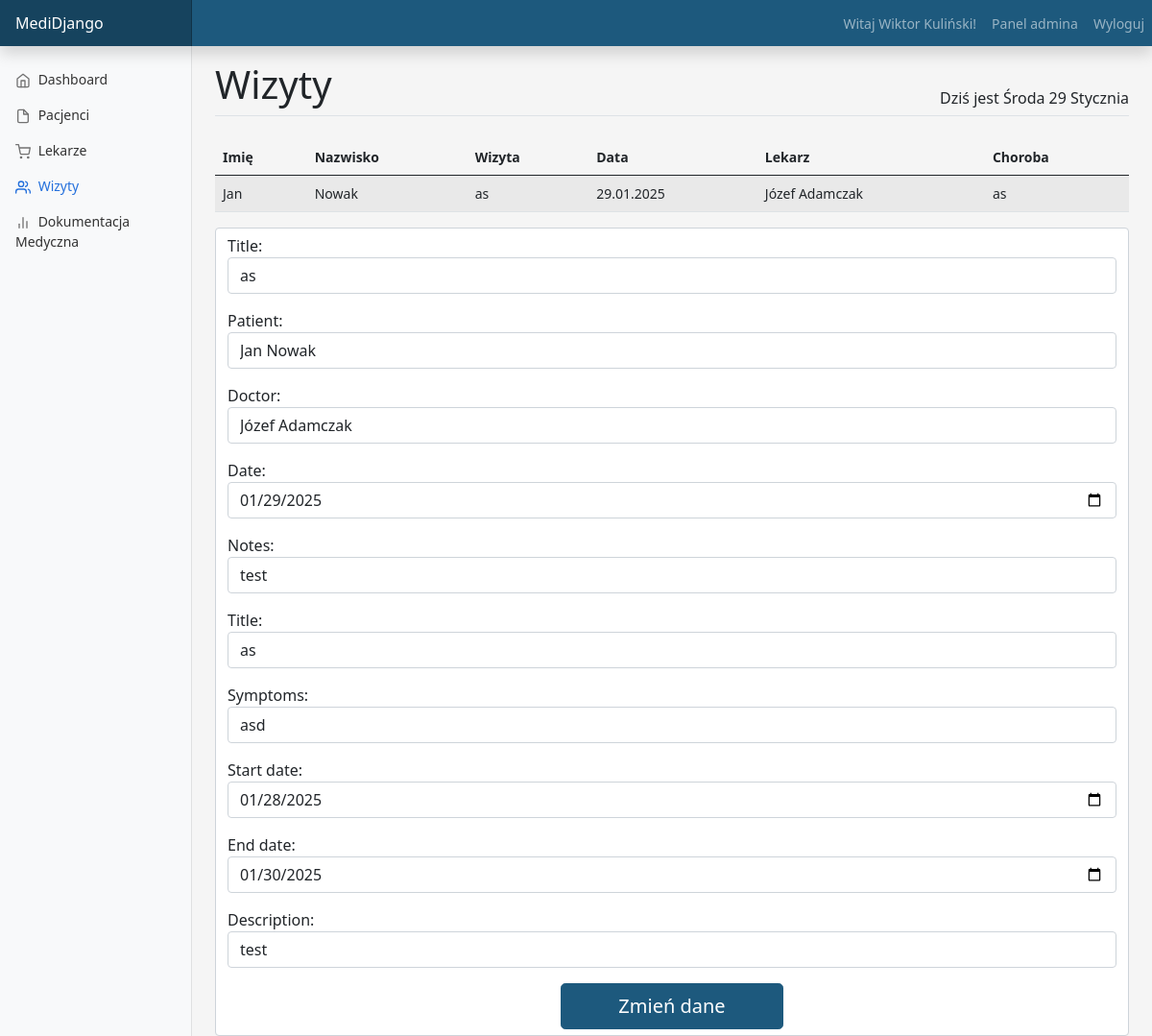
Screenshot of /visit/edit/17/ (signed in) with the database file from the repository.
### main/models.py (models this page shows, shortened)
class Patient(models.Model):
    user = models.OneToOneField(User, null=False, on_delete=models.CASCADE)
    name = models.CharField(max_length=20, default="")
    surname = models.CharField(max_length=30, default="")
    address = models.OneToOneField(Address, null=True, on_delete=models.CASCADE)
    date_of_birth = models.DateField(default='2000-01-01')
    phone_number = models.CharField(default="", null=False, max_length=9)
    def __str__(self):
        return f"{self.name} {self.surname}"

class Visit(models.Model):
    title = models.CharField(null=False, default="", max_length=20)
    patient = models.ForeignKey(Patient, on_delete=models.SET_NULL, null=True)
    doctor = models.ForeignKey(Doctor,on_delete=models.SET_NULL, null=True)
    disease = models.ForeignKey(Disease,on_delete=models.SET_NULL, null=True)
    medicine_dosage = models.OneToOneField(Dosage, on_delete=models.CASCADE, null=True,blank=True)
    notes = models.CharField(null=True, blank=True, max_length=300)
    date = models.DateField()

class Doctor(models.Model):
    user = models.OneToOneField(User, null=False, on_delete=models.CASCADE)
    address = models.OneToOneField(Address, null=False, on_delete=models.CASCADE, default="")
    name = models.CharField(max_length=20, null=False, default="")
    surname = models.CharField(max_length=20, null=False, default="")
    phone_number = models.CharField(default="", null=False, max_length=9)
    specialization = models.CharField(max_length=50, null=False, default="")
    def __str__(self):
        return f"{self.name} {self.surname}"

class Disease(models.Model):
    title = models.CharField(null=False, default="", max_length=20)
    symptoms = models.CharField(null=True, blank=True, max_length=50)
    def __str__(self):
        return str(self.title)

class Dosage(models.Model):
    start_date = models.DateField(null=False, default='2000-01-01')
    end_date = models.DateField(null=False, default='2000-01-01')
    medicine = models.ForeignKey(Medicine, on_delete=models.SET_NULL, null=True)
    patient = models.ForeignKey("Patient", on_delete=models.SET_NULL, null=True)
    description = models.CharField(null=False, default="", max_length=25)

### visits/views.py (the view, shortened to what this page needs)
# urls.py: path('visit/edit/<int:visit_id>/', views.visit_edit, name="visit_edit"),
@login_required(login_url="login")
def visit_edit(request, visit_id):
    visit = Visit.objects.get(id=visit_id)
    disease = Disease.objects.get(id=visit.disease_id)
    dosage = Dosage.objects.get(id=visit.medicine_dosage_id)
    visit_form = VisitAddForm(instance=visit)
    disease_form = DiseaseDataForm(instance=disease)
    dosage_form = DosageDataForm(instance=dosage)
    context = {'active_app': 'visits', 'visit': visit, 'visit_form': visit_form, 'disease_form': disease_form,
               'dosage_form': dosage_form}
    return render(request, 'visits/visit_edit.html', context=context)

### visits/forms.py
class VisitAddForm(forms.ModelForm):
    date = forms.DateField(widget=forms.TextInput(attrs={'type': 'date', 'class': 'form-control'}))
    class Meta:
        model = Visit
        fields = ['title','patient' ,'doctor', 'date', 'notes']
    def __init__(self, *args, **kwargs):
        super().__init__(*args, **kwargs)
        for field in self.fields.values():
            field.widget.attrs['class'] = 'form-control'

### users/forms.py
class DiseaseDataForm(forms.ModelForm):
    class Meta:
        model = Disease
        fields = ['title', 'symptoms']
    def __init__(self, *args, **kwargs):
        super().__init__(*args, **kwargs)
        for field in self.fields.values():
            field.widget.attrs['class'] = 'form-control'

### main/templatetags/have_group.py (called while the page is built)
@register.filter(name='is_receptionist')
def is_receptionist(user):
    return user.groups.filter(name='Recepcjonista').exists()

### visits/templates/visits/visit_edit.html (shortened to what this page needs)
{% extends "main/dashboard.html" %}
{% block content_title %}Wizyty{% endblock %}
{% block content_main %}
<div class="table-responsive">
        <table class="table table-striped">
            <thead>
                <tr>
                  <th scope="col">Imię</th>
                  <th scope="col">Nazwisko</th>
                  <th scope="col">Wizyta</th>
                  <th scope="col">Data</th>
                  <th scope="col">Lekarz</th>
                  <th scope="col">Choroba</th>
                </tr>
            </thead>
            <tbody>
                <tr>
                    <td>{{ visit.patient.name }}</td>
                    <td>{{ visit.patient.surname }}</td>
                    <td>{{ visit.title }}</td>
                    <td>{{ visit.date|date:"j.m.Y" }}</td>
                    <td>{{ visit.doctor }}</td>
                    <td>{{ visit.disease }}</td>
                </tr>
            </tbody>
        </table>
</div>
<form method="POST" name=" PatientDataForm">
            <div class="form-control">
                      {{ visit_form.as_p }}
                      {{ disease_form.as_p }}
                      {{ dosage_form.as_p }}
                <div class="d-flex justify-content-center">
                    <button class="w-25 btn btn-lg btn-primary" type="submit">Zmień dane</button>
                </div>
            </div>
</form>
{% endblock %}

### main/templates/main/dashboard.html (shortened to what this page needs)
{% load static %}
{% load have_group %}
<!doctype html>
<html lang="en">
  <head>
<link href="{% static 'assets/dist/css/bootstrap.min.css' %}" rel="stylesheet">
    <link href="{% static 'css/dashboard.css' %}" rel="stylesheet">
    <link href="{% static 'css/custom.css' %}" rel="stylesheet">
  </head>
  <body>
<header class="navbar navbar-color navbar-dark sticky-top flex-md-nowrap p-0 shadow">
  <a class="navbar-brand col-md-3 col-lg-2 me-0 px-3" href="#">MediDjango</a>
  <nav class="navbar-expand-lg">
      <div class="collapse navbar-collapse" id="navbarNav">
          <ul class="navbar-nav">
              {% if user.is_authenticated %}
              <li class="nav-item"><span class="nav-link">Witaj {{ user.patient.name }} {{ user.patient.surname }}!</span></li>
              {% else %}
                  Użytkownik niezalogowany.
              {% endif %}
              {% if user.is_staff %}
                <li class="nav-item"><a class="nav-link" href="{% url 'admin:index' %}">Panel admina</a></li>
              {% endif %}
              <li class="nav-item"><a class="nav-link" href="{% url 'user_logout' %}">Wyloguj</a></li>
          </ul>
      </div>
  </nav>
</header>
<div class="container-fluid">
  <div class="row">
    <nav id="sidebarMenu" class="col-md-3 col-lg-2 d-md-block bg-light sidebar collapse">
      <div class="position-sticky pt-3">
        <ul class="nav flex-column">
          <li class="nav-item">
            <a class="nav-link {% if active_app == 'dashboard' %}active{% endif %}" aria-current="page" href="{% url 'dashboard' %}">
              <span data-feather="home"></span>
              Dashboard
            </a>
          </li>
          {% if request.user|is_receptionist %}
          <li class="nav-item">
            <a class="nav-link {% if active_app == 'patients' %}active{% endif %}" href="{% url 'patients' %}">
              <span data-feather="file"></span>
              Pacjenci
            </a>
          </li>
          <li class="nav-item">
            <a class="nav-link {% if active_app == 'doctors' %}active{% endif %}" href="{% url 'doctors' %}">
              <span data-feather="shopping-cart"></span>
              Lekarze
            </a>
          </li>
          {% endif %}
          <li class="nav-item">
            <a class="nav-link {% if active_app == 'visits' %}active{% endif %}" href="{% url 'visits' %}">
              <span data-feather="users"></span>
              Wizyty
            </a>
          </li>
          <li class="nav-item">
            <a class="nav-link {% if active_app == 'documentation' %}active{% endif %}" href="{% url 'documentation' %}">
              <span data-feather="bar-chart-2"></span>
              Dokumentacja Medyczna
            </a>
          </li>
      </div>
    </nav>
    <main class="col-md-9 ms-sm-auto col-lg-10 px-md-4">
      <div class="d-flex justify-content-between align-items-end pt-3 mb-4 border-bottom">
        <h1>{% block content_title %}Dashboard{% endblock %}</h1>
        <h6 id="clock" class="text-end">
        </h6>
      </div>
      <div>
          {% block content_main %}{% endblock %}
      </div>
    </main>
  </div>
</div>
  </body>
</html>

### static/css/dashboard.css (style rules this page uses)
body { font-size: .875rem; background-color: #f5f5f5; }
.feather { width: 16px; height: 16px; vertical-align: text-bottom; }
.sidebar { position: fixed; top: 0; bottom: 0; left: 0; z-index: 100; padding: 48px 0 0; box-shadow: inset -1px 0 0 rgba(0, 0, 0, .1); }
.sidebar .nav-link { font-weight: 500; color: #333; }
.sidebar .nav-link .feather { margin-right: 4px; color: #727272; }
.sidebar .nav-link.active { color: #2470dc; }
.sidebar .nav-link:hover .feather, .sidebar .nav-link.active .feather { color: inherit; }
.navbar-color { background-color: #1D597D; }
.navbar-brand { padding-top: .75rem; padding-bottom: .75rem; font-size: 1rem; background-color: rgba(0, 0, 0, .25); box-shadow: inset -1px 0 0 rgba(0, 0, 0, .25); }

### static/css/custom.css (style rules this page uses)
.btn-primary { background-color: #1D597D!important; border-color: #1D597D!important; }

### rows the page displays
Visit: patient.name "Jan", patient.surname "Nowak", title "as", date "29.01.2025", doctor "Józef Adamczak", disease "as", patient "Jan Nowak", date "01/29/2025", notes "test"
Disease: title "as", symptoms "asd"
Dosage: start_date "01/28/2025", end_date "01/30/2025", description "test"

### other values shown
{{ user.patient.name }} "Wiktor"
{{ user.patient.surname }} "Kuliński"
